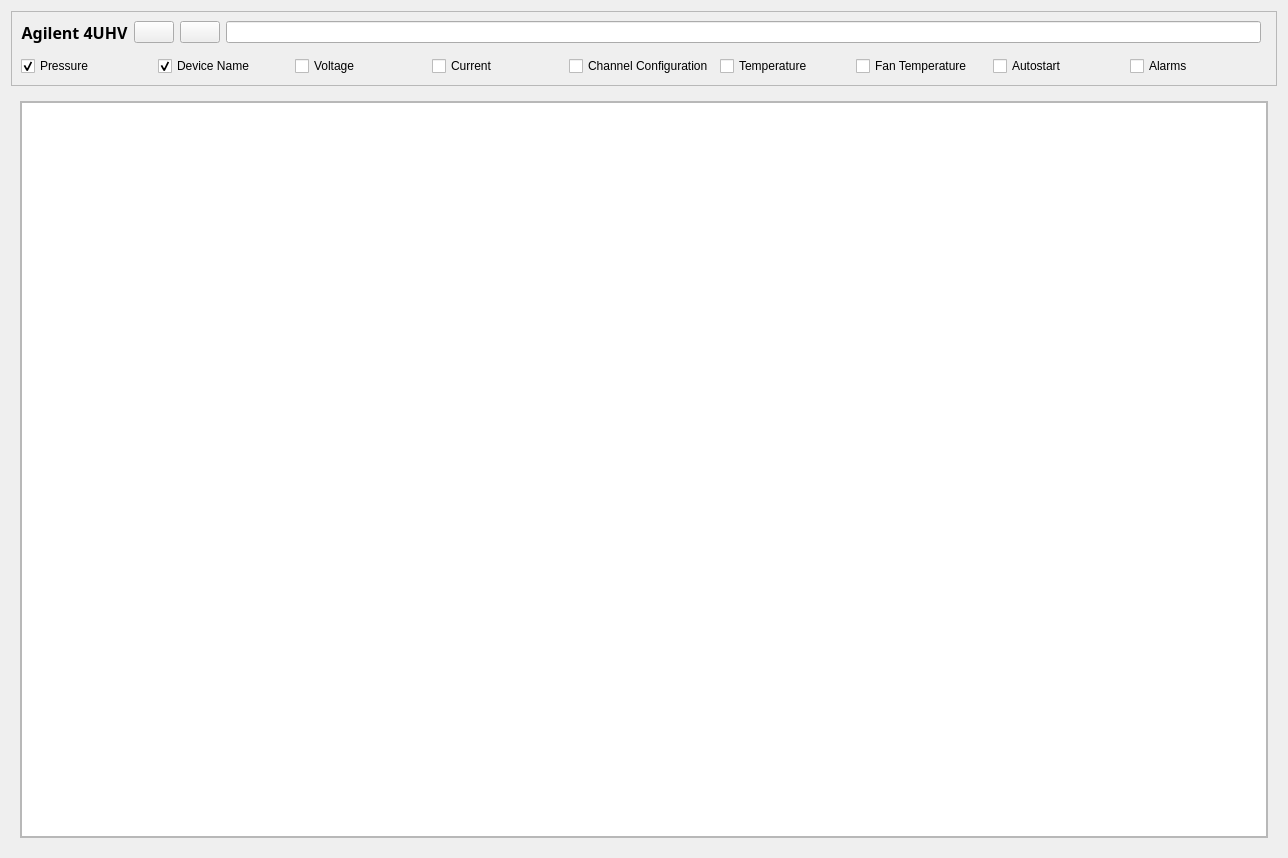
<?xml version="1.0" encoding="UTF-8"?>
<ui version="4.0">
 <class>Form</class>
 <widget class="QWidget" name="Form">
  <property name="geometry">
   <rect>
    <x>0</x>
    <y>0</y>
    <width>1288</width>
    <height>858</height>
   </rect>
  </property>
  <property name="windowTitle">
   <string>Form</string>
  </property>
  <layout class="QGridLayout" name="gridLayout_2">
   <item row="1" column="0">
    <widget class="QWidget" name="widget_2" native="true">
     <layout class="QGridLayout" name="gridLayout">
      <item row="0" column="0">
       <widget class="QScrollArea" name="scrollArea">
        <property name="widgetResizable">
         <bool>true</bool>
        </property>
        <widget class="QWidget" name="scrollAreaWidgetContents">
         <property name="geometry">
          <rect>
           <x>0</x>
           <y>0</y>
           <width>1250</width>
           <height>725</height>
          </rect>
         </property>
         <layout class="QGridLayout" name="gridLayout_3">
          <property name="leftMargin">
           <number>0</number>
          </property>
          <property name="topMargin">
           <number>0</number>
          </property>
          <property name="rightMargin">
           <number>0</number>
          </property>
          <property name="bottomMargin">
           <number>0</number>
          </property>
          <item row="0" column="0">
           <widget class="QTableWidget" name="table"/>
          </item>
         </layout>
        </widget>
       </widget>
      </item>
     </layout>
    </widget>
   </item>
   <item row="0" column="0">
    <widget class="QFrame" name="frame">
     <property name="frameShape">
      <enum>QFrame::StyledPanel</enum>
     </property>
     <property name="frameShadow">
      <enum>QFrame::Raised</enum>
     </property>
     <property name="lineWidth">
      <number>1</number>
     </property>
     <layout class="QGridLayout" name="gridLayout_4">
      <item row="0" column="2" rowspan="2">
       <widget class="QWidget" name="widget" native="true"/>
      </item>
      <item row="2" column="0">
       <layout class="QHBoxLayout" name="horizontalLayout_2">
        <item>
         <widget class="QCheckBox" name="chPressure">
          <property name="text">
           <string>Pressure</string>
          </property>
          <property name="checked">
           <bool>true</bool>
          </property>
         </widget>
        </item>
        <item>
         <widget class="QCheckBox" name="chDeviceName">
          <property name="text">
           <string>Device Name</string>
          </property>
          <property name="checked">
           <bool>true</bool>
          </property>
         </widget>
        </item>
        <item>
         <widget class="QCheckBox" name="chVoltage">
          <property name="text">
           <string>Voltage</string>
          </property>
          <property name="checked">
           <bool>false</bool>
          </property>
         </widget>
        </item>
        <item>
         <widget class="QCheckBox" name="chCurrent">
          <property name="text">
           <string>Current</string>
          </property>
          <property name="checked">
           <bool>false</bool>
          </property>
         </widget>
        </item>
        <item>
         <widget class="QCheckBox" name="chChConfig">
          <property name="text">
           <string>Channel Configuration</string>
          </property>
          <property name="checked">
           <bool>false</bool>
          </property>
         </widget>
        </item>
        <item>
         <widget class="QCheckBox" name="chTemperature">
          <property name="text">
           <string>Temperature</string>
          </property>
          <property name="checked">
           <bool>false</bool>
          </property>
         </widget>
        </item>
        <item>
         <widget class="QCheckBox" name="chFanTemperature">
          <property name="text">
           <string>Fan Temperature</string>
          </property>
         </widget>
        </item>
        <item>
         <widget class="QCheckBox" name="chAutostart">
          <property name="text">
           <string>Autostart</string>
          </property>
          <property name="checked">
           <bool>false</bool>
          </property>
         </widget>
        </item>
        <item>
         <widget class="QCheckBox" name="chAlarms">
          <property name="text">
           <string>Alarms</string>
          </property>
          <property name="checked">
           <bool>false</bool>
          </property>
         </widget>
        </item>
       </layout>
      </item>
      <item row="0" column="0">
       <layout class="QHBoxLayout" name="horizontalLayout">
        <item>
         <widget class="QLabel" name="lbl_title">
          <property name="font">
           <font>
            <family>Sans Serif</family>
            <pointsize>12</pointsize>
            <weight>75</weight>
            <bold>true</bold>
           </font>
          </property>
          <property name="text">
           <string>Agilent 4UHV</string>
          </property>
          <property name="alignment">
           <set>Qt::AlignCenter</set>
          </property>
         </widget>
        </item>
        <item>
         <widget class="PyDMPushButton" name="btnNavLeft">
          <property name="toolTip">
           <string/>
          </property>
          <property name="whatsThis">
           <string>
    Basic PushButton to send a fixed value.

    The PyDMPushButton is meant to hold a specific value, and send that value
    to a channel when it is clicked, much like the MessageButton does in EDM.
    The PyDMPushButton works in two different modes of operation, first, a
    fixed value can be given to the :attr:`.pressValue` attribute, whenever the
    button is clicked a signal containing this value will be sent to the
    connected channel. This is the default behavior of the button. However, if
    the :attr:`.relativeChange` is set to True, the fixed value will be added
    to the current value of the channel. This means that the button will
    increment a channel by a fixed amount with every click, a consistent
    relative move

    Parameters
    ----------
    parent : QObject, optional
        Parent of PyDMPushButton

    label : str, optional
        String to place on button

    icon : QIcon, optional
        An Icon to display on the PyDMPushButton

    pressValue : int, float, str
        Value to be sent when the button is clicked

    relative : bool, optional
        Choice to have the button perform a relative put, instead of always
        setting to an absolute value

    init_channel : str, optional
        ID of channel to manipulate

    </string>
          </property>
         </widget>
        </item>
        <item>
         <widget class="PyDMPushButton" name="btnNavRight">
          <property name="toolTip">
           <string/>
          </property>
         </widget>
        </item>
        <item>
         <widget class="QLineEdit" name="tfFilter"/>
        </item>
       </layout>
      </item>
     </layout>
    </widget>
   </item>
  </layout>
 </widget>
 <customwidgets>
  <customwidget>
   <class>PyDMPushButton</class>
   <extends>QPushButton</extends>
   <header>pydm.widgets.pushbutton</header>
  </customwidget>
 </customwidgets>
 <connections/>
</ui>
